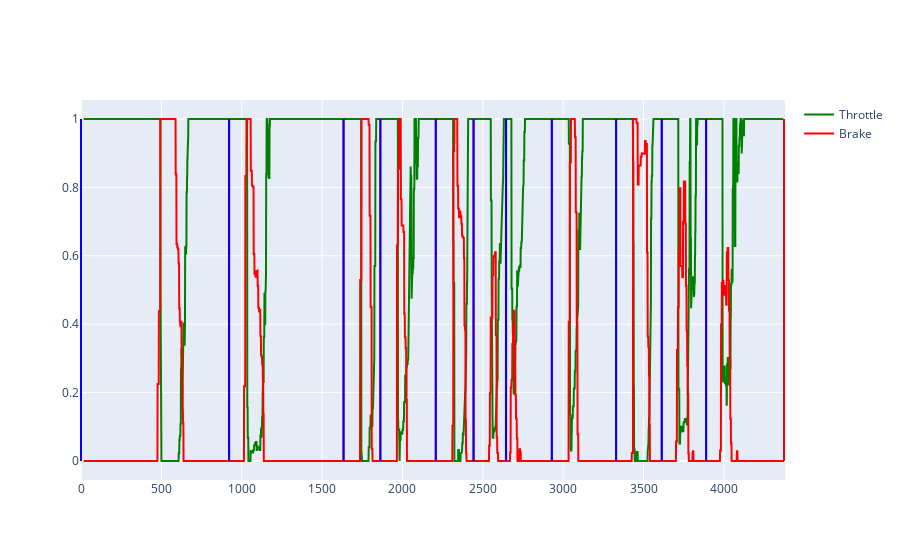

Notebook code cell kept with this figure:
### Code cell
# for i, df in enumerate(data_frames):
#     fig = lap_fig(df, full_range=True, columns=["Throttle"])
#     fig.show()
sector_start_end, df_max = fast_lap_analyzer.extract_sectors(data_frames)
display(sector_start_end)

# are the sectors similar to the current fast lap?
similarity = fast_lap_analyzer.similar_sectors(sector_start_end, current_sectors)
display(f"Sectors are similar: {similarity}")

fig = lap_fig(df_max, full_range=True, columns=["Throttle", "Brake"])
# add a vertical line for each sector
for i, sector in enumerate(sector_start_end):
    fig_add_shape(fig, x0=sector["start"], x1=sector["start"], color="blue")
    fig_add_shape(fig, x0=sector["end"], x1=sector["end"], color="red")
fig.show()

### Figure 1 — Plotly figure (JSON) as saved in the notebook; plotly's stock layout.template omitted (floating-point values rounded to 4 significant figures; data arrays with more than 128 entries replaced by an {"elided": "..."} marker saying what was removed)
{"data": [{"line": {"color": "green"}, "marker": {"size": 1}, "name": "Throttle", "showlegend": true, "type": "scatter", "x": {"elided": "4374 float values"}, "y": {"elided": "4374 float values"}}, {"line": {"color": "red"}, "marker": {"size": 1}, "name": "Brake", "showlegend": true, "type": "scatter", "x": {"elided": "4374 float values"}, "y": {"elided": "4374 float values"}}], "layout": {"shapes": [{"line": {"color": "blue", "dash": "dot", "width": 2}, "type": "rect", "x0": 0, "x1": 0, "xref": "x", "y0": 0, "y1": 1, "yref": "y"}, {"line": {"color": "red", "dash": "dot", "width": 2}, "type": "rect", "x0": 921, "x1": 921, "xref": "x", "y0": 0, "y1": 1, "yref": "y"}, {"line": {"color": "blue", "dash": "dot", "width": 2}, "type": "rect", "x0": 922, "x1": 922, "xref": "x", "y0": 0, "y1": 1, "yref": "y"}, {"line": {"color": "red", "dash": "dot", "width": 2}, "type": "rect", "x0": 1633, "x1": 1633, "xref": "x", "y0": 0, "y1": 1, "yref": "y"}, {"line": {"color": "blue", "dash": "dot", "width": 2}, "type": "rect", "x0": 1634, "x1": 1634, "xref": "x", "y0": 0, "y1": 1, "yref": "y"}, {"line": {"color": "red", "dash": "dot", "width": 2}, "type": "rect", "x0": 1862, "x1": 1862, "xref": "x", "y0": 0, "y1": 1, "yref": "y"}, {"line": {"color": "blue", "dash": "dot", "width": 2}, "type": "rect", "x0": 1863, "x1": 1863, "xref": "x", "y0": 0, "y1": 1, "yref": "y"}, {"line": {"color": "red", "dash": "dot", "width": 2}, "type": "rect", "x0": 2207, "x1": 2207, "xref": "x", "y0": 0, "y1": 1, "yref": "y"}, {"line": {"color": "blue", "dash": "dot", "width": 2}, "type": "rect", "x0": 2208, "x1": 2208, "xref": "x", "y0": 0, "y1": 1, "yref": "y"}, {"line": {"color": "red", "dash": "dot", "width": 2}, "type": "rect", "x0": 2442, "x1": 2442, "xref": "x", "y0": 0, "y1": 1, "yref": "y"}, {"line": {"color": "blue", "dash": "dot", "width": 2}, "type": "rect", "x0": 2443, "x1": 2443, "xref": "x", "y0": 0, "y1": 1, "yref": "y"}, {"line": {"color": "red", "dash": "dot", "width": 2}, "type": "rect", "x0": 2644, "x1": 2644, "xref": "x", "y0": 0, "y1": 1, "yref": "y"}, {"line": {"color": "blue", "dash": "dot", "width": 2}, "type": "rect", "x0": 2645, "x1": 2645, "xref": "x", "y0": 0, "y1": 1, "yref": "y"}, {"line": {"color": "red", "dash": "dot", "width": 2}, "type": "rect", "x0": 2929, "x1": 2929, "xref": "x", "y0": 0, "y1": 1, "yref": "y"}, {"line": {"color": "blue", "dash": "dot", "width": 2}, "type": "rect", "x0": 2930, "x1": 2930, "xref": "x", "y0": 0, "y1": 1, "yref": "y"}, {"line": {"color": "red", "dash": "dot", "width": 2}, "type": "rect", "x0": 3329, "x1": 3329, "xref": "x", "y0": 0, "y1": 1, "yref": "y"}, {"line": {"color": "blue", "dash": "dot", "width": 2}, "type": "rect", "x0": 3330, "x1": 3330, "xref": "x", "y0": 0, "y1": 1, "yref": "y"}, {"line": {"color": "red", "dash": "dot", "width": 2}, "type": "rect", "x0": 3613, "x1": 3613, "xref": "x", "y0": 0, "y1": 1, "yref": "y"}, {"line": {"color": "blue", "dash": "dot", "width": 2}, "type": "rect", "x0": 3614, "x1": 3614, "xref": "x", "y0": 0, "y1": 1, "yref": "y"}, {"line": {"color": "red", "dash": "dot", "width": 2}, "type": "rect", "x0": 3889, "x1": 3889, "xref": "x", "y0": 0, "y1": 1, "yref": "y"}, {"line": {"color": "blue", "dash": "dot", "width": 2}, "type": "rect", "x0": 3890, "x1": 3890, "xref": "x", "y0": 0, "y1": 1, "yref": "y"}, {"line": {"color": "red", "dash": "dot", "width": 2}, "type": "rect", "x0": 4374.0, "x1": 4374.0, "xref": "x", "y0": 0, "y1": 1, "yref": "y"}]}}
